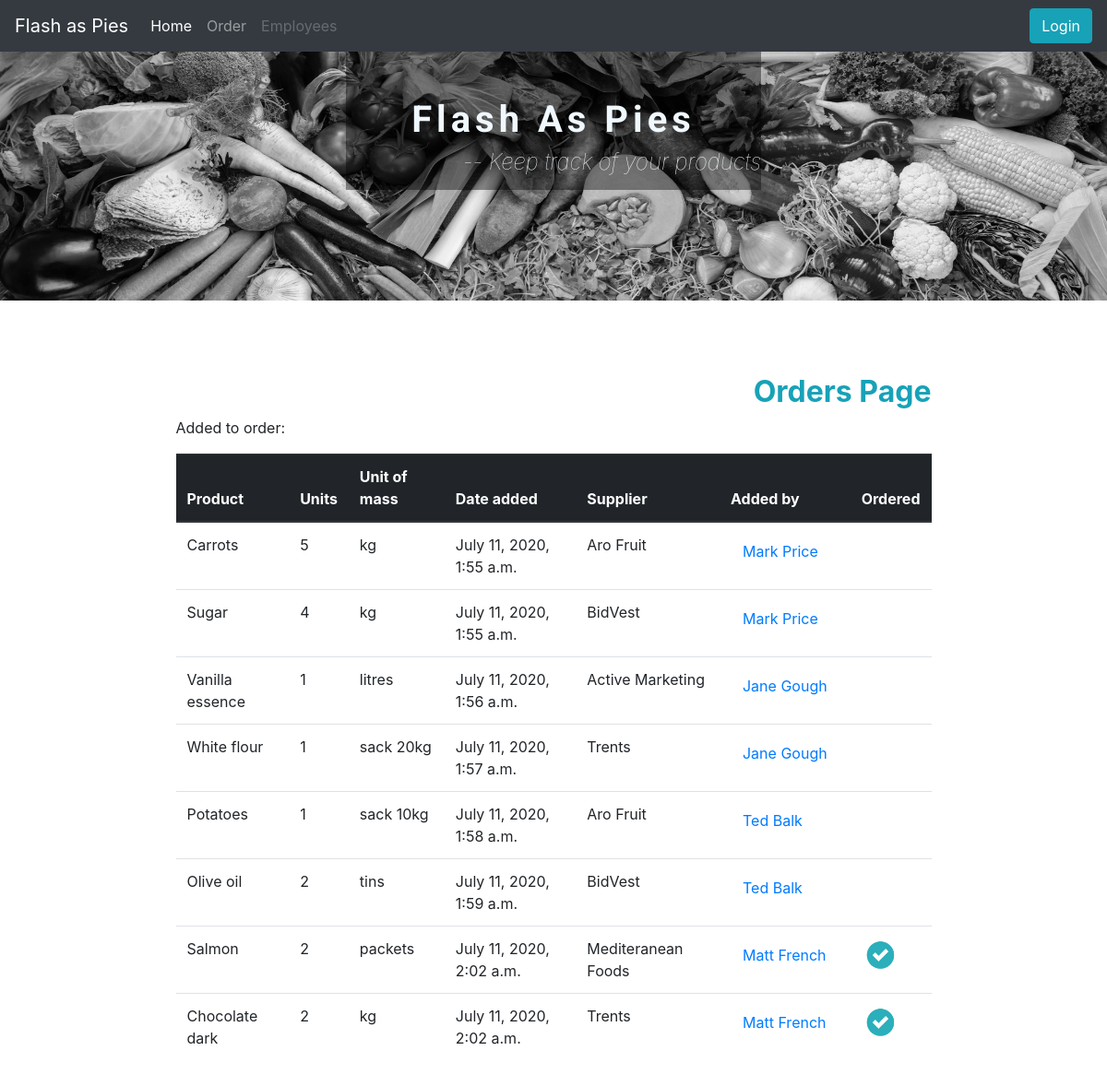
Page /order/ on the earlier database version.
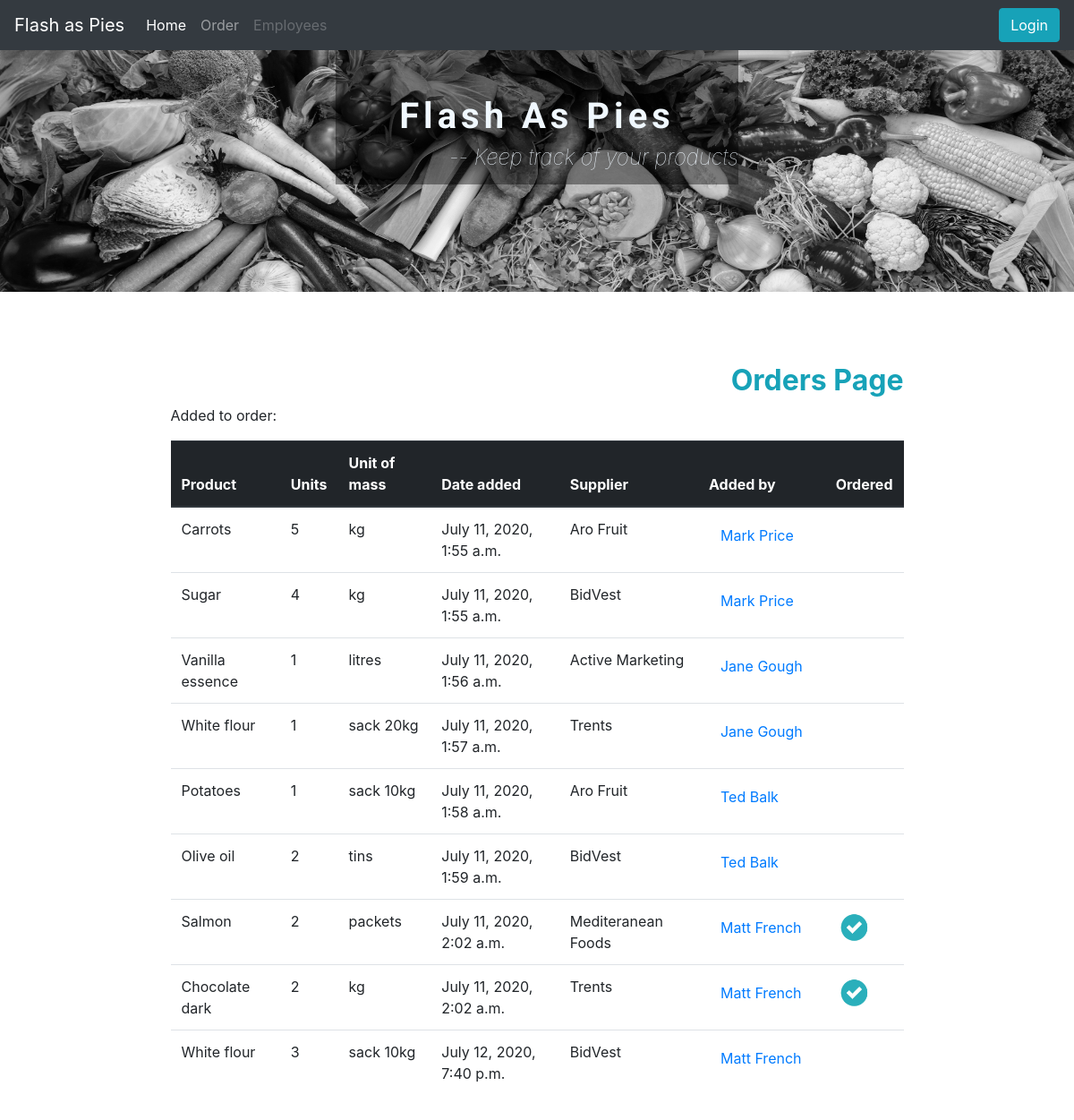
Same page on the later database version.
### flashAsPie/models.py (models this page shows, shortened)
class Order (models.Model):
    order_id = models.AutoField(primary_key = True)
    date = models.DateTimeField(auto_now_add = True)
    product = models.ForeignKey(Product, on_delete=models.SET_NULL, null=True)
    units = models.IntegerField()
    quantity = models.ForeignKey(Quantity, on_delete=models.SET_NULL, null=True)
    supplier = models.ForeignKey(Supplier, on_delete=models.SET_NULL, null=True)
    user = models.ForeignKey(User, on_delete=models.SET_NULL, null=True)
    is_ordered = models.BooleanField(default = False)
    objects = OrderManager()

class Product(models.Model):
    product_id = models.AutoField(primary_key=True, verbose_name="ID")
    product_name = models.CharField(max_length= 50)
    brand_name = models.CharField(max_length = 20)
    category = models.ForeignKey(Category, on_delete=models.SET_NULL, null=True)
    units = models.IntegerField()
    quantity = models.ForeignKey(Quantity, on_delete=models.SET_NULL, null=True)
    objects = ProductManager()
    class Meta:
        verbose_name = "Product"
        verbose_name_plural = 'Products'
    def __str__(self):
        return self.product_name

class Quantity (models.Model):
    quantity_id = models.AutoField(primary_key=True)
    measure = models.CharField(max_length = 15)
    objects = QuantityManager()
    class Meta:
        verbose_name = "Quantity"
        verbose_name_plural = 'Quantity'
    def __str__(self):
        return self.measure

class Supplier (models.Model):
    supplier_id = models.AutoField(primary_key = True)
    supplier_name = models.CharField(max_length = 30)
    objects = SupplierManager()
    def __str__(self):
        return self.supplier_name

class User (models.Model):
    user_id = models.AutoField(primary_key=True)
    username = models.CharField(max_length = 15, unique = True)
    password = models.CharField(max_length = 35)
    email = models.EmailField()
    first_name = models.CharField(max_length = 20)
    last_name = models.CharField(max_length = 20)
    dob = models.DateField()
    position = models.CharField(max_length = 25)
    phone = models.CharField(max_length=35)
    is_admin = models.BooleanField(default = False)
    is_staff = models.BooleanField(default = False)
    USERNAME_FIELD = 'username'
    REQUIRED_FIELDS = ['email','first_name', 'last_name']
    objects = NewUserManager()
    def __str__(self):
        return (self.first_name + " " + self.last_name)

### flashAsPie/views.py (the view)
# urls.py: path('order/', order, name='order'),
def order(request):
    orders = Order.objects.all()
    context = {
        "orders": orders
    }
    return render(request, "order.html", context)

### flashAsPie/templates/order.html (shortened to what this page needs)
{% extends "base.html" %}
{% load static %}
{% block content %}
<div class="tableView">
<div class="container-fluid">
  <div class="topTitle">
    <h2>Orders Page</h2>
    <p>Added to order:<p>
  </div>
  <table class="table">
    <thead class="thead-dark">
      <tr>
        <th scope="col">Product</th>
        <th scope="col">Units</th>
        <th scope="col">Unit of mass</th>
        <th scope="col">Date added</th>
        <th scope="col">Supplier</th>
        <th scope="col">Added by</th>
        <th scope="col">Ordered</th>
      </tr>
    </thead>
    <tbody>
      {% if orders %}
      {% for order in orders %}
        <tr>
          <td>{{ order.product |capfirst }}</td>
          <td>{{ order.units}}</td>
          <td>{{ order.quantity}}</td>
          <td>{{ order.date}}</td>
          <td>{{ order.supplier}}</td>
          {% if user.is_authenticated %}
          <td><button type="button" class="btn btn-link" data-toggle="modal" data-target="#exampleModal{{order.user_id}}">{{order.user}}</button>
          </td>
          {% else %}
          <td><button type="button" class="btn btn-link" data-toggle="modal" data-target="#myModal">{{order.user}}</button>
          </td>
          {% endif %}
          {% if order.is_ordered %}
          <td> <img src="{% static 'images/tick.png' %}" alt="tick"> </td>
          {% else %}
          <td></td>
          {% endif %}
        </tr>
      {% endfor %}
      {% else %}
      <div class="col-md-12">
        <h2>There are no orders.</h2>
      </div>
      {% endif %}
    </tbody>
  </table>
</div>
</div>
{% endblock %}

### flashAsPie/templates/base.html (shortened to what this page needs)
{% load static %}
<!doctype html>
<html>
    <head>
        <link rel="stylesheet" href="https://stackpath.bootstrapcdn.com/bootstrap/4.5.0/css/bootstrap.min.css">
        <link rel="stylesheet" href="https://maxcdn.bootstrapcdn.com/font-awesome/4.7.0/css/font-awesome.min.css">
        <link rel="stylesheet" href="https://maxcdn.bootstrapcdn.com/bootstrap/4.0.0/css/bootstrap.min.css">
        <link rel="stylesheet"  href="{%  static 'css/main.css' %}">
    </head>
    <body>
        <div class="navbar-dark">
            <nav class="navbar navbar-expand-lg navbar navbar-dark bg-dark">
                <a class="navbar-brand" href="{% url 'home' %}">Flash as Pies</a>
                <div class="collapse navbar-collapse" id="navbarNav">
                  <ul class="navbar-nav">
                    <li class="nav-item active">
                      <a class="nav-link" href="{% url 'home' %}">Home <span class="sr-only">(current)</span></a>
                    </li>
                    <li class="nav-item">
                      <a class="nav-link" href="{% url 'order' %}">Order</a>
                    </li>
                    {% if user.is_superuser %}
                    <li class="nav-item">
                      <a class="nav-link" href="{% url 'staff' %}">Employees</a>
                    </li>
                    {% else %}
                    <li class="nav-item">
                      <a class="nav-link disabled" href="{% url 'staff' %}">Employees</a>
                    </li>
                    {% endif %}
                  </ul>
                </div>
                {% if user.is_authenticated %}
                <p class="logged">Hi {{user.get_full_name }}</p>
                <form class="form-inline nav-item nav-link" action="{% url 'admin:index' %}">
                  <button class="btn  my-2 my-sm-0 btn-info" type="submit">Admin Area</button>
                </form>
                <form class="form-inline" action="{% url 'logout' %}">
                  <button class="btn  my-2 my-sm-0 btn-info" type="submit">Logout</button>
                </form>
                {% else %}
                <button class="btn  my-2 my-sm-0 btn-info" data-toggle="modal" data-target="#myModal">Login</button>
                {% endif %}
              </nav>
              <div class="header">
                <img src="{% static 'images/newDot.jpg' %}" alt="">
                <div class="titleHeader">
                  <h1>Flash As Pies</h1>
                  <h4><cite>-- Keep track of your products</cite></h4>
                </div>
              </div>
        {% block content %}
        {% endblock %}
        </div>
    </body>
</html>

### enviro/static/css/main.css (style rules this page uses)
.topTitle { width: 70%; margin: 0 auto; }
.topTitle h2 { text-align: end; font-weight: bold; color: #17a2b8; }
.tableView { height: 100%; margin-top: 200px !important; min-height: 100%; bottom:150px; overflow:auto; }
.table { position: relative; width: 70%; max-width: 100%; margin: auto; margin-bottom: 100px; }
td img { height: 40px; width: 40px; margin: 0 auto; }
.header img { position: absolute; width: 100%; height: 270px; -webkit-filter: grayscale(100%); filter: grayscale(100%); }
.titleHeader { width: 450px; height: 150px; position: relative; color: aliceblue; margin: 0 auto; padding-top: 50px; background-color: rgba(0,0,0,0.4); }
.titleHeader h1 { text-align: center; font-family: 'Roboto'; font-weight: bolder; letter-spacing: 5px; }
.titleHeader h4 { text-align: end; font-weight: lighter; }
.table .thead-dark tr { background-color: #17a2b8 !important; }

Differences in the rows shown:
added Order: product "White flour", units "3", quantity "sack 10kg", date "July 12, 2020, 7:40 p.m.", supplier "BidVest", user "Matt French", is_ordered False (drawn)
